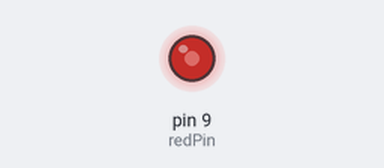
This sketch was run on a simulated Arduino Uno, built with avr-gcc and run on an emulated ATmega328P. On the bench: output pins drawn as LEDs (lit = HIGH).

Above: at 0.1 s.
Timing chart, 0 to 1.6 s (numbered marks = the images above):
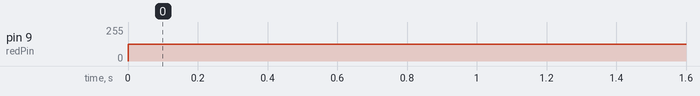

The sketch:

Tutorial_4__AnalogWrite.ino
```cpp
int redPin=9;
int bright=125;

void setup()
{
  pinMode(redPin, OUTPUT);


}

void loop()
{
  analogWrite(redPin, bright);

}
```

Measured:
- by itself, pin 9 (redPin): 0/255 → 125/255 at 0.00 s
